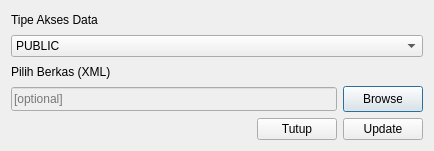
<?xml version="1.0" encoding="UTF-8"?>
<ui version="4.0">
 <class>Dialog</class>
 <widget class="QDialog" name="Dialog">
  <property name="geometry">
   <rect>
    <x>0</x>
    <y>0</y>
    <width>434</width>
    <height>151</height>
   </rect>
  </property>
  <property name="windowTitle">
   <string>Unggah Berkas Metadata</string>
  </property>
  <layout class="QVBoxLayout" name="verticalLayout">
   <item>
    <layout class="QVBoxLayout" name="verticalLayout_2">
     <item>
      <widget class="QLabel" name="label">
       <property name="text">
        <string>Tipe Akses Data</string>
       </property>
      </widget>
     </item>
     <item>
      <widget class="QComboBox" name="comboBox">
       <item>
        <property name="text">
         <string>PUBLIC</string>
        </property>
       </item>
       <item>
        <property name="text">
         <string>GOVERNMENT</string>
        </property>
       </item>
       <item>
        <property name="text">
         <string>PRIVATE</string>
        </property>
       </item>
       <item>
        <property name="text">
         <string>IG STRATEGIS</string>
        </property>
       </item>
      </widget>
     </item>
     <item>
      <widget class="QLabel" name="label_2">
       <property name="text">
        <string>Pilih Berkas (XML)</string>
       </property>
      </widget>
     </item>
     <item>
      <layout class="QHBoxLayout" name="meta_browser">
       <property name="spacing">
        <number>6</number>
       </property>
       <item>
        <widget class="QLineEdit" name="lineEdit_metadata">
         <property name="enabled">
          <bool>false</bool>
         </property>
         <property name="minimumSize">
          <size>
           <width>0</width>
           <height>24</height>
          </size>
         </property>
         <property name="placeholderText">
          <string>[optional]</string>
         </property>
        </widget>
       </item>
       <item>
        <widget class="QPushButton" name="browse_metadata">
         <property name="sizePolicy">
          <sizepolicy hsizetype="Fixed" vsizetype="Fixed">
           <horstretch>0</horstretch>
           <verstretch>0</verstretch>
          </sizepolicy>
         </property>
         <property name="maximumSize">
          <size>
           <width>80</width>
           <height>16777215</height>
          </size>
         </property>
         <property name="cursor">
          <cursorShape>PointingHandCursor</cursorShape>
         </property>
         <property name="styleSheet">
          <string notr="true">padding:5px 20px</string>
         </property>
         <property name="text">
          <string>Browse</string>
         </property>
        </widget>
       </item>
      </layout>
     </item>
     <item>
      <layout class="QHBoxLayout" name="horizontalLayout">
       <item>
        <spacer name="horizontalSpacer">
         <property name="orientation">
          <enum>Qt::Horizontal</enum>
         </property>
         <property name="sizeHint" stdset="0">
          <size>
           <width>40</width>
           <height>20</height>
          </size>
         </property>
        </spacer>
       </item>
       <item>
        <widget class="QPushButton" name="btn_tutup">
         <property name="cursor">
          <cursorShape>PointingHandCursor</cursorShape>
         </property>
         <property name="text">
          <string>Tutup</string>
         </property>
        </widget>
       </item>
       <item>
        <widget class="QPushButton" name="btn_update">
         <property name="text">
          <string>Update</string>
         </property>
        </widget>
       </item>
      </layout>
     </item>
    </layout>
   </item>
  </layout>
 </widget>
 <resources/>
 <connections/>
</ui>
